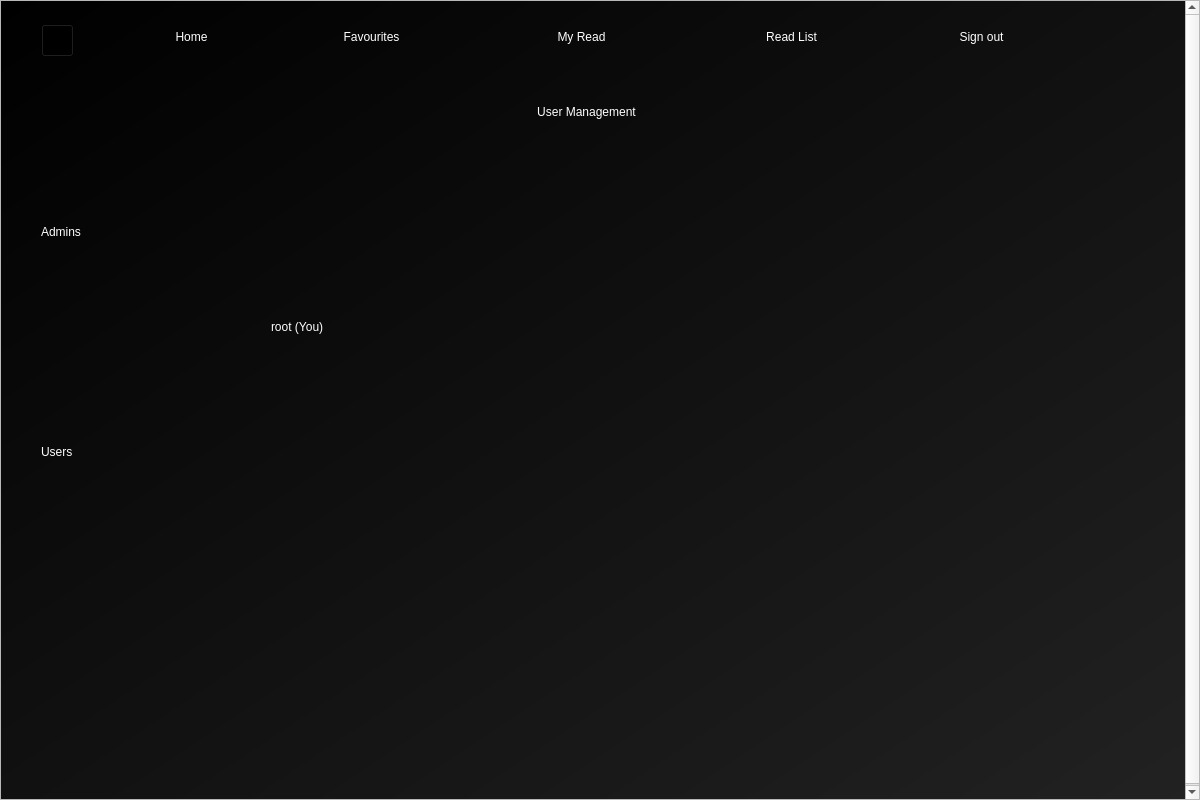
<?xml version="1.0" encoding="UTF-8"?>
<ui version="4.0">
 <class>user_management</class>
 <widget class="QDialog" name="user_management">
  <property name="geometry">
   <rect>
    <x>0</x>
    <y>0</y>
    <width>1200</width>
    <height>800</height>
   </rect>
  </property>
  <property name="windowTitle">
   <string>User Management</string>
  </property>
  <property name="windowIcon">
   <iconset>
    <normaloff>assets/wiki_icon.png</normaloff>assets/wiki_icon.png</iconset>
  </property>
  <widget class="QScrollArea" name="scrollArea">
   <property name="geometry">
    <rect>
     <x>0</x>
     <y>0</y>
     <width>1200</width>
     <height>800</height>
    </rect>
   </property>
   <property name="horizontalScrollBarPolicy">
    <enum>Qt::ScrollBarAlwaysOff</enum>
   </property>
   <property name="widgetResizable">
    <bool>false</bool>
   </property>
   <widget class="QWidget" name="scrollAreaWidgetContents">
    <property name="geometry">
     <rect>
      <x>0</x>
      <y>0</y>
      <width>1198</width>
      <height>800</height>
     </rect>
    </property>
    <widget class="QWidget" name="bgwidget" native="true">
     <property name="geometry">
      <rect>
       <x>0</x>
       <y>0</y>
       <width>1200</width>
       <height>800</height>
      </rect>
     </property>
     <property name="styleSheet">
      <string notr="true">QWidget#bgwidget{
background-color: rgb(18, 18, 18);
background-color: qlineargradient(spread:pad, x1:0, y1:0, x2:1, y2:1, stop:0 rgba(0, 0, 0, 255), stop:1 rgba(34, 34, 34, 255));}
</string>
     </property>
     <widget class="QLabel" name="window_title">
      <property name="geometry">
       <rect>
        <x>0</x>
        <y>80</y>
        <width>1171</width>
        <height>61</height>
       </rect>
      </property>
      <property name="styleSheet">
       <string notr="true">border-radius: 20px;
background-color: rgba(238, 2, 73, 0);
font: 24pt &quot;MS Shell Dlg 2&quot;;
color: rgb(255, 255, 255);</string>
      </property>
      <property name="text">
       <string>User Management</string>
      </property>
      <property name="scaledContents">
       <bool>true</bool>
      </property>
      <property name="alignment">
       <set>Qt::AlignCenter</set>
      </property>
     </widget>
     <widget class="QPushButton" name="menu_my_read">
      <property name="geometry">
       <rect>
        <x>540</x>
        <y>20</y>
        <width>81</width>
        <height>31</height>
       </rect>
      </property>
      <property name="cursor">
       <cursorShape>PointingHandCursor</cursorShape>
      </property>
      <property name="styleSheet">
       <string notr="true">border-radius: 20px;
background-color: rgba(238, 2, 73, 0);
font: 12pt &quot;MS Shell Dlg 2&quot;;
color: rgb(255, 255, 255);</string>
      </property>
      <property name="text">
       <string>My Read</string>
      </property>
     </widget>
     <widget class="QPushButton" name="menu_home">
      <property name="geometry">
       <rect>
        <x>160</x>
        <y>20</y>
        <width>61</width>
        <height>31</height>
       </rect>
      </property>
      <property name="cursor">
       <cursorShape>PointingHandCursor</cursorShape>
      </property>
      <property name="styleSheet">
       <string notr="true">border-radius: 20px;
background-color: rgba(238, 2, 73, 0);
font: 12pt &quot;MS Shell Dlg 2&quot;;
color: rgb(255, 255, 255);</string>
      </property>
      <property name="text">
       <string>Home</string>
      </property>
     </widget>
     <widget class="QPushButton" name="menu_sign_out">
      <property name="geometry">
       <rect>
        <x>940</x>
        <y>20</y>
        <width>81</width>
        <height>31</height>
       </rect>
      </property>
      <property name="cursor">
       <cursorShape>PointingHandCursor</cursorShape>
      </property>
      <property name="styleSheet">
       <string notr="true">border-radius: 20px;
background-color: rgba(238, 2, 73, 0);
font: 12pt &quot;MS Shell Dlg 2&quot;;
color: rgb(255, 255, 255);</string>
      </property>
      <property name="text">
       <string>Sign out</string>
      </property>
     </widget>
     <widget class="QPushButton" name="menu_read_list">
      <property name="geometry">
       <rect>
        <x>740</x>
        <y>20</y>
        <width>101</width>
        <height>31</height>
       </rect>
      </property>
      <property name="cursor">
       <cursorShape>PointingHandCursor</cursorShape>
      </property>
      <property name="styleSheet">
       <string notr="true">border-radius: 20px;
background-color: rgba(238, 2, 73, 0);
font: 12pt &quot;MS Shell Dlg 2&quot;;
color: rgb(255, 255, 255);</string>
      </property>
      <property name="text">
       <string>Read List</string>
      </property>
     </widget>
     <widget class="QPushButton" name="menu_fav">
      <property name="geometry">
       <rect>
        <x>320</x>
        <y>20</y>
        <width>101</width>
        <height>31</height>
       </rect>
      </property>
      <property name="cursor">
       <cursorShape>PointingHandCursor</cursorShape>
      </property>
      <property name="styleSheet">
       <string notr="true">border-radius: 20px;
background-color: rgba(238, 2, 73, 0);
font: 12pt &quot;MS Shell Dlg 2&quot;;
color: rgb(255, 255, 255);</string>
      </property>
      <property name="text">
       <string>Favourites</string>
      </property>
     </widget>
     <widget class="QLabel" name="admins_title_label">
      <property name="geometry">
       <rect>
        <x>40</x>
        <y>210</y>
        <width>121</width>
        <height>41</height>
       </rect>
      </property>
      <property name="styleSheet">
       <string notr="true">border-radius: 14px;
background-color: rgba(238, 2, 73, 0);
font: 21pt &quot;MS Shell Dlg 2&quot;;
color: rgb(255, 255, 255);</string>
      </property>
      <property name="text">
       <string>Admins</string>
      </property>
      <property name="scaledContents">
       <bool>true</bool>
      </property>
      <property name="alignment">
       <set>Qt::AlignLeading|Qt::AlignLeft|Qt::AlignVCenter</set>
      </property>
     </widget>
     <widget class="QLabel" name="admin_user_root">
      <property name="geometry">
       <rect>
        <x>270</x>
        <y>300</y>
        <width>141</width>
        <height>51</height>
       </rect>
      </property>
      <property name="styleSheet">
       <string notr="true">border-radius: 18px;
background-color: rgba(238, 2, 73, 0);
font: 18pt &quot;MS Shell Dlg 2&quot;;
color: rgb(255, 255, 255);</string>
      </property>
      <property name="text">
       <string>root (You)</string>
      </property>
      <property name="scaledContents">
       <bool>true</bool>
      </property>
      <property name="alignment">
       <set>Qt::AlignLeading|Qt::AlignLeft|Qt::AlignVCenter</set>
      </property>
     </widget>
     <widget class="QLabel" name="users_title_label">
      <property name="geometry">
       <rect>
        <x>40</x>
        <y>430</y>
        <width>91</width>
        <height>41</height>
       </rect>
      </property>
      <property name="styleSheet">
       <string notr="true">border-radius: 14px;
background-color: rgba(238, 2, 73, 0);
font: 21pt &quot;MS Shell Dlg 2&quot;;
color: rgb(255, 255, 255);</string>
      </property>
      <property name="text">
       <string>Users</string>
      </property>
      <property name="scaledContents">
       <bool>true</bool>
      </property>
      <property name="alignment">
       <set>Qt::AlignLeading|Qt::AlignLeft|Qt::AlignVCenter</set>
      </property>
     </widget>
     <widget class="QLabel" name="back_icon_label">
      <property name="geometry">
       <rect>
        <x>41</x>
        <y>23</y>
        <width>30</width>
        <height>30</height>
       </rect>
      </property>
      <property name="text">
       <string/>
      </property>
      <property name="pixmap">
       <pixmap>../images/back_icon.png</pixmap>
      </property>
      <property name="scaledContents">
       <bool>true</bool>
      </property>
     </widget>
     <widget class="QPushButton" name="back_icon_button">
      <property name="geometry">
       <rect>
        <x>40</x>
        <y>23</y>
        <width>33</width>
        <height>33</height>
       </rect>
      </property>
      <property name="styleSheet">
       <string notr="true">background-color: rgba(0,0,0,0);</string>
      </property>
      <property name="text">
       <string/>
      </property>
     </widget>
    </widget>
   </widget>
  </widget>
 </widget>
 <resources/>
 <connections/>
</ui>
